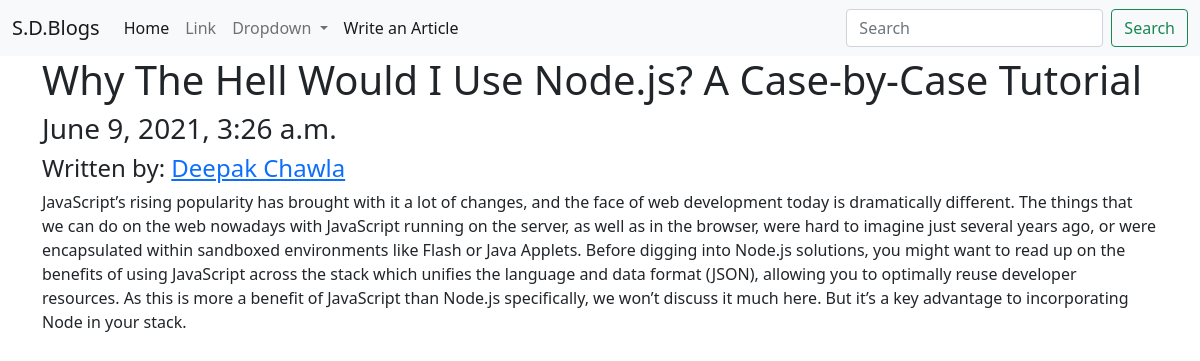
The app's page /article/13 with its own data.
### main/models.py (models this page shows, shortened)
class Article(models.Model):
    title = models.CharField(max_length=256)
    content = models.TextField()
    createdAt = models.DateTimeField(auto_now_add = True)
    authors = models.ManyToManyField('Author')

class Author(models.Model):
    name = models.CharField(max_length=256)
    def __str__(self):
        return self.name

### main/views.py (the view)
# urls.py: path('article/<int:pk>', views.article, name='get_article'),
def article(request, pk):
    article = get_object_or_404(models.Article, pk = pk)
    context = {
        "article" : article
    }
    return render(request, 'main/article.html', context)

### templates/main/article.html
{% extends 'main/base.html' %}
{% block content %}
<h1>{{ article.title }}</h1>
<h3>{{ article.createdAt }}</h3>
<h4>Written by:
    {% for author in article.authors.all %}
       <a href="{% url 'get_author' author.pk %}">{{author}}</a>
    {% endfor %}
</h4>
<p>
    {{ article.content }}
</p>
{% endblock content %}

### records on screen
Article: title "Why The Hell Would I Use Node.js? A Case-by-Case Tutorial", createdAt "June 9, 2021, 3:26 a.m.", content "JavaScript’s rising popularity has brought with it a lot of changes, and the face of web development today is dramatically different. The things that we can do on the web nowadays with JavaScript running on the server, as well as in the browser, were hard to imagine just several years ago, or were encapsulated within sandboxed environments like Flash or Java Applets. Before digging into Node.js solutions, you might want to read up on the benefits of using JavaScript across the stack which unifies the language and data format (JSON), allowing you to optimally reuse developer resources. As this is more a benefit of JavaScript than Node.js specifically, we won’t discuss it much here. But it’s…"
Author: name "Deepak Chawla"
